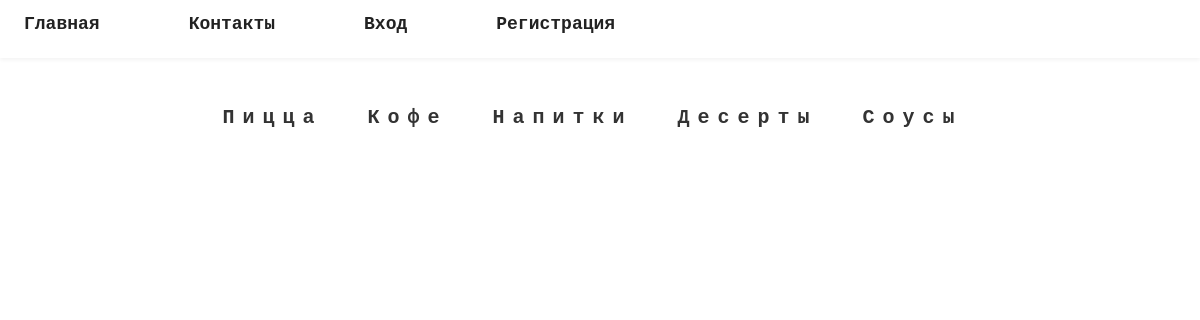
The page /desserts/ on the database as committed earlier.
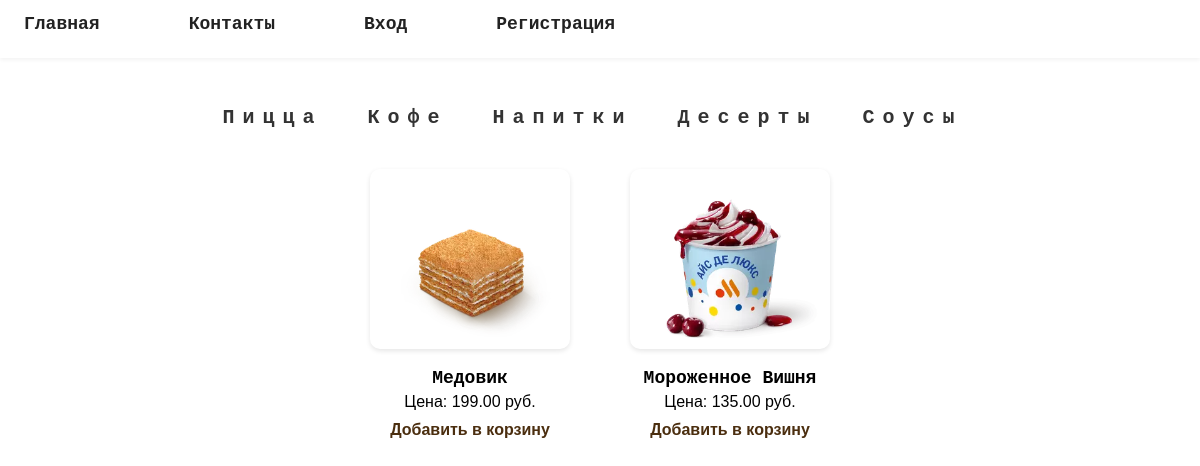
The same page on the database as committed later.
### main/models.py (models this page shows, shortened)
class Product(models.Model):
    name = models.CharField(max_length=70)
    price = models.DecimalField(max_digits=10, decimal_places=2)
    description = models.TextField(max_length=120)
    category = models.ForeignKey(Category, on_delete=models.CASCADE)
    image = models.ImageField(upload_to='products/', blank=True, null=True)
    class Meta:
        verbose_name = 'Продукт'
        verbose_name_plural = 'Продукты'

### main/views.py (the view)
# urls.py: path('desserts/', views.desserts, name='desserts'),
def desserts(request):
    products = Product.objects.filter(category=4)
    data = {
        'products': products,
    }
    return render(request, 'main/index.html', data)

### templates/main/index.html (shortened to what this page needs)
{% extends "_base.html" %}
{% load static %}
{% block content %}
<div class="categories">
    <a href="{% url 'pizza' %}">Пицца</a>
    <a href="{% url 'coffe' %}">Кофе</a>
    <a href="{% url 'drinks' %}">Напитки</a>
    <a href="{% url 'desserts' %}">Десерты</a>
    <a href="{% url 'sauce' %}">Соусы</a>
</div>
<div class="products">
    {% for product in products %}
        <div class="product">
            <img src="{{product.image.url}}">
            <h3>{{ product.name }}</h3>
            <p>Цена: {{ product.price }} руб.</p>
            <form action="{% url 'add_to_cart' product.id %}" method="post">
                <button>Добавить в корзину</button>
            </form>
        </div>
    {% endfor %}
</div>
{% endblock %}

### templates/_base.html (shortened to what this page needs)
{% load static %}
<!DOCTYPE html>
<html lang="en">
<head>
    <link rel="stylesheet" href="{% static 'css/style.css' %}" type="text/css">
</head>
<body>
    <header>
        <nav class="main-nav">
        <a href="/">Главная</a>
        <a href="#">Контакты</a>
        {% if user.is_authenticated %}
            <a href="{% url 'profile' %}">Профиль</a>
            <form method="post" action="{% url 'logout' %}" class="logout-form">
                {% csrf_token %}
            </form>
            <a href="{% url 'cart_detail' %}" class="cart-button">Корзина</a>
        {% else %}
            <a href="{% url 'login' %}">Вход</a>
            <a href="{% url 'register' %}">Регистрация</a>
        {% endif %}
    </nav>
    </header>
    {% block content %}
    {% endblock %}
</body>
</html>

### static/css/style.css (style rules this page uses)
body { margin: 0; padding: 0; }
.main-nav { font-family: "Courier New", monospace; background-color: white; display: flex; justify-content: left; gap: 50px; padding: 14px 0; box-shadow: 0 2px 4px rgba(0,0,0,0.05); font-size: 18px; font-weight: 500; }
.main-nav a, .main-nav button { font-size: 18px; font-family: "Courier New", monospace; margin-left: 2%; color: #222; text-decoration: none; background: none; border: none; cursor: pointer; transition: color 0.2s ease; }
.categories { display: flex; justify-content: center; gap: 30px; margin: 4% 0 30px; }
.categories a { letter-spacing: 8px; font-size: 20px; font-family: "Courier New", monospace; color: #333; }
.products { display: grid; grid-template-columns: repeat(auto-fill, minmax(200px, 1fr)); justify-items: center; gap: 40px; padding: 0 40px 60px; }
.product { text-align: center; max-width: 200px; padding: 10px; transition: transform 0.2s ease; }
.product img { width: 100%; max-height: 180px; object-fit: contain; margin-bottom: 10px; }
.product h3 { font-family: "Courier New", monospace; font-size: 18px; margin: 5px 0; }
.product p { margin: 5px 0; font-size: 16px; }
.product form button { background: none; border: none; color: #4B2E0F ; cursor: pointer; font-weight: bold; font-size: 16px; padding: 5px; }
.products { display: flex; flex-wrap: wrap; justify-content: center; gap: 40px; margin-top: 30px; }
.product { width: 220px; text-align: center; font-family: sans-serif; }
.product img { width: 200px; height: 200px; object-fit: contain; border-radius: 10px; box-shadow: 0 2px 5px rgba(0,0,0,0.1); transition: transform 0.3s ease; }
a { color: #E07B39; text-decoration: none; font-weight: bold; margin-right: 15px; }
nav a { text-decoration: none; color: #4B2E0F; padding-bottom: 10px; display: inline-block; font-weight: bold; border-bottom: 3px solid transparent; }

Rows that differ between the two databases and show on the page:
added Product: image (picture), name "Медовик", price "199.00"
added Product: image (picture), name "Мороженное Вишня", price "135.00"
